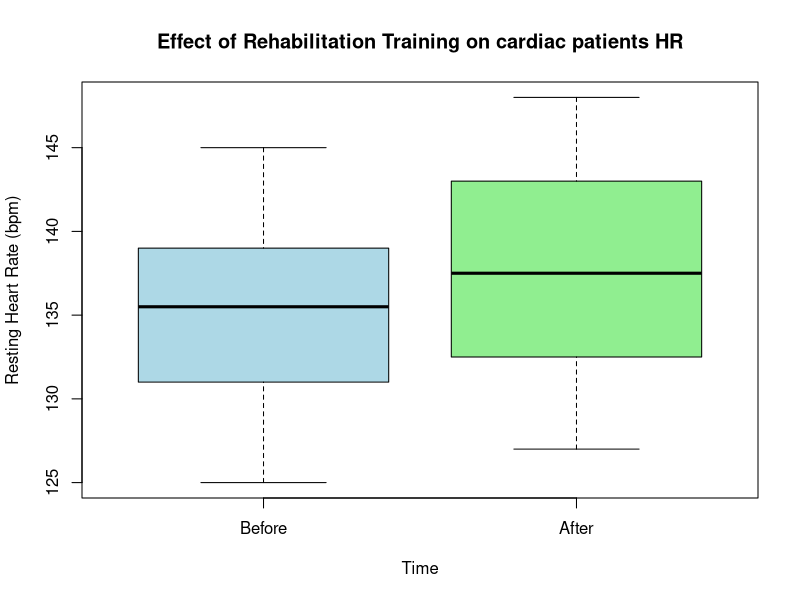
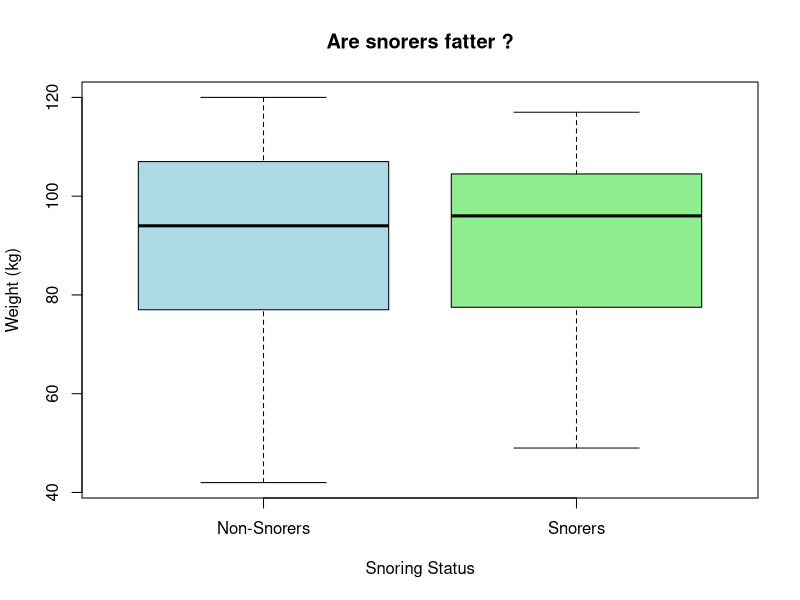
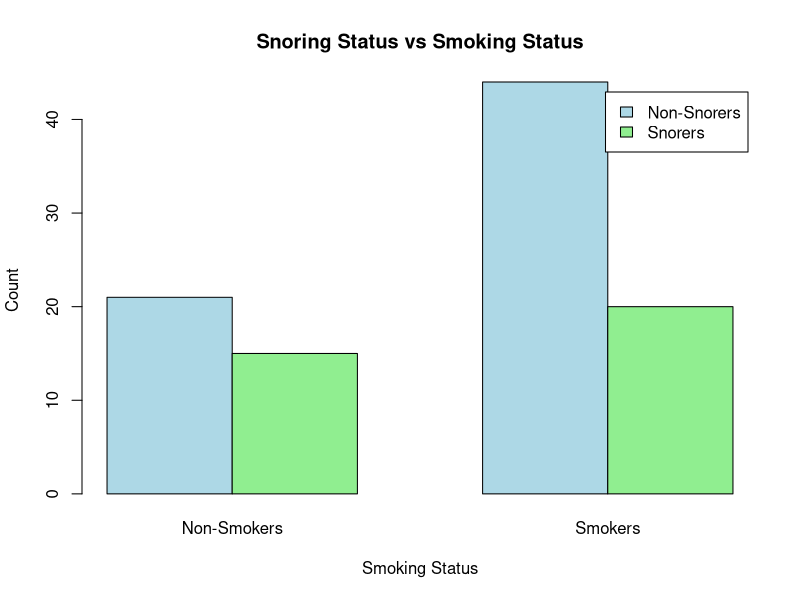
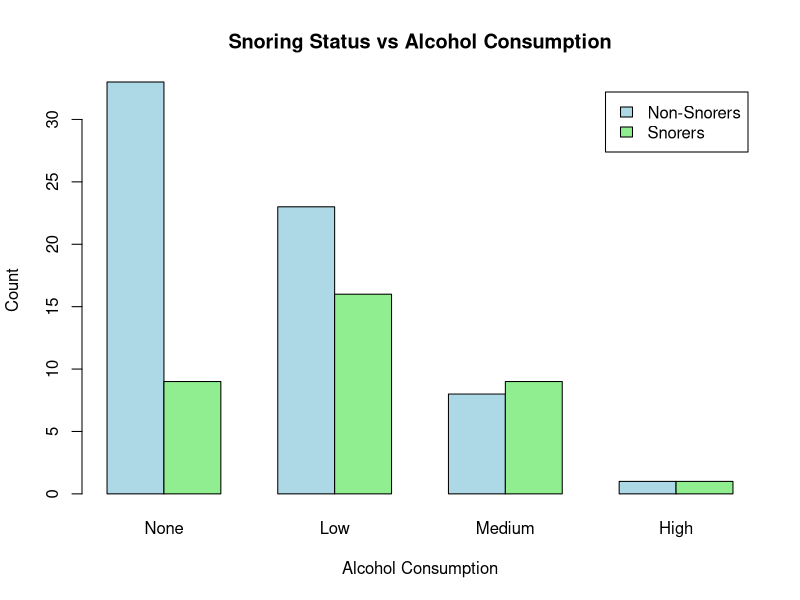
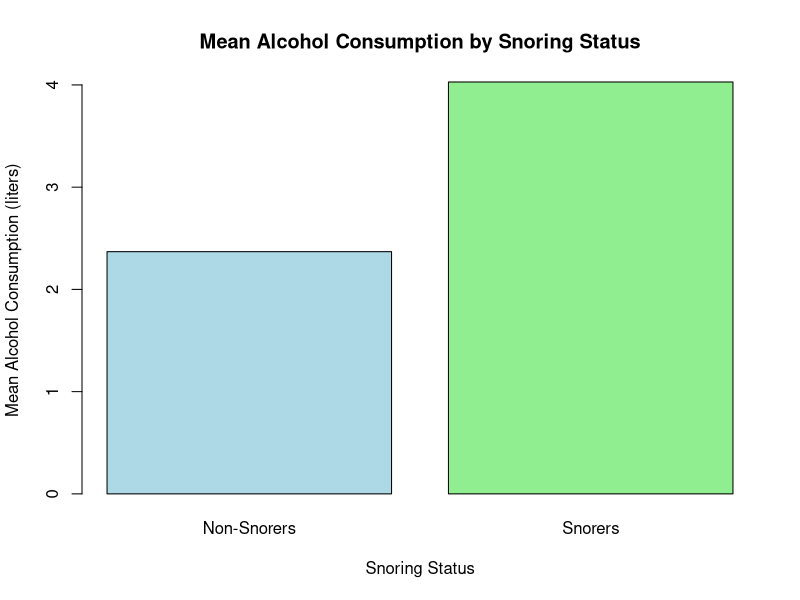
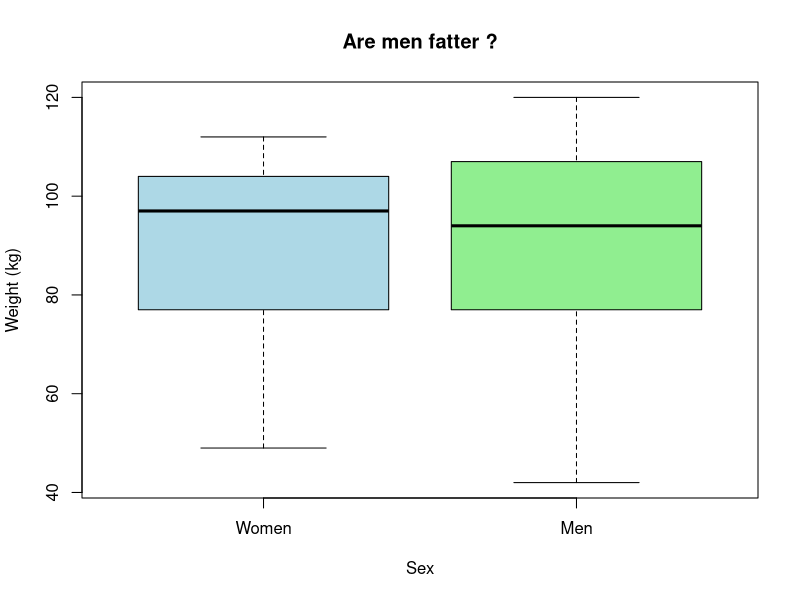
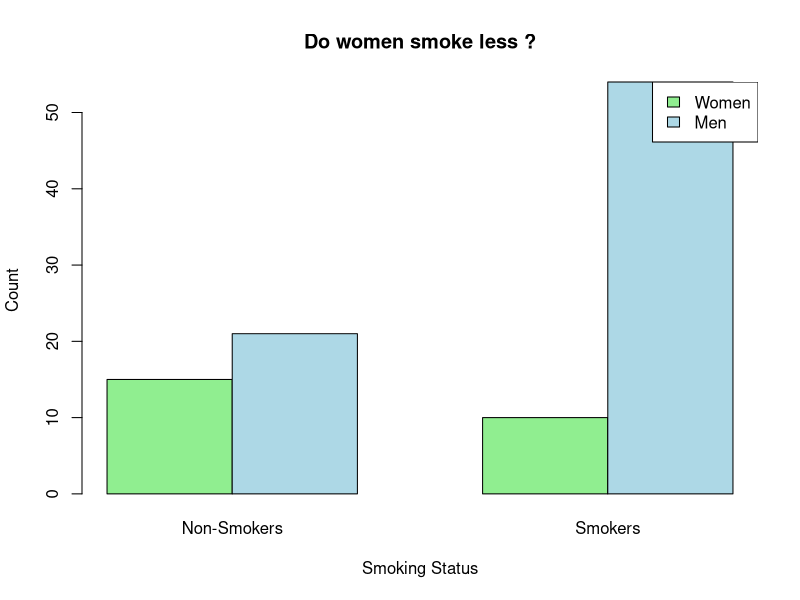
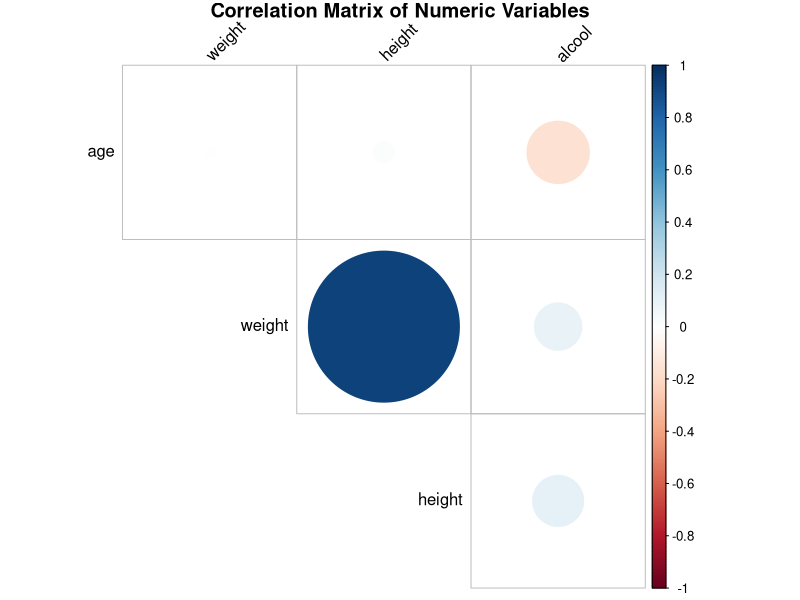

Reproduce these figures in R, in order.
## ---- chunk 1
prepost <- read.csv("data/test_data/PrePost.csv",header=TRUE)
head(prepost)
summary(prepost)
## ---- chunk 2
# We separate the two groups
rest.Pre  <- prepost$perf[prepost$time == "Before"]
rest.Post <- prepost$perf[prepost$time == "After"]

# Shapiro-Wilk normality test
shapiro.test(rest.Pre)
shapiro.test(rest.Post)
## ---- chunk 3
# Paired t-test
t_test_result <- t.test(rest.Pre, rest.Post, paired = TRUE)
t_test_result
## ---- chunk 4
# Boxplot to visualize the effect of the treatment
prepost$time <- factor(prepost$time, levels = c("Before", "After"))
boxplot(perf ~ time, data = prepost, 
        main = "Effect of Rehabilitation Training on cardiac patients HR",
        xlab = "Time", ylab = "Resting Heart Rate (bpm)",
        col = c("lightblue", "lightgreen"))
## ---- chunk 5
snore <- read.table("data/test_data/snore.txt", header=TRUE)
head(snore)
summary(snore)
## ---- chunk 6
# We separate the two groups
snore_weight  <- snore$weight[snore$snore == "O"]
non_snore_weight <- snore$weight[snore$snore == "N"]

# Shapiro-Wilk normality test
shapiro.test(snore_weight)
shapiro.test(non_snore_weight)
## ---- chunk 7
# Wilcoxon test
wilcox_test<- wilcox.test(snore_weight, non_snore_weight)
wilcox_test
## ---- chunk 8
# Boxplot to visualize the weight of snorers and non-snorers
boxplot(weight ~ snore, data = snore, 
        main = "Are snorers fatter ?",
        xlab = "Snoring Status", ylab = "Weight (kg)",
        col = c("lightblue", "lightgreen"),
        names = c("Non-Snorers", "Snorers"))
## ---- chunk 9
#  Contingency table Snore (Yes/No) × Tabac (Yes/No)
table_snore_tabac <- table(snore$snore, snore$tabac)
rownames(table_snore_tabac) <- c("Non-Snorers", "Snorers")
colnames(table_snore_tabac) <- c("Non-Smokers", "Smokers")
print(table_snore_tabac)

# Contingency table Snore (Yes/No) × Alcool (Low/Medium/High) 
snore$alcool_cat <- cut(snore$alcool,
                        breaks = c(-1,0, 5, 10, Inf),
                        labels = c("None","Low", "Medium", "High"))

table_snore_alcool <- table(snore$snore, snore$alcool_cat)
rownames(table_snore_alcool) <- c("Non-Snorers", "Snorers")
colnames(table_snore_alcool) <- c("None","Low", "Medium", "High")
print(table_snore_alcool)
## ---- chunk 10
# Chi-squared test for Snore × Tabac
chi2_tabac <- chisq.test(table_snore_tabac)
chi2_tabac
chi2_tabac$expected
## ---- chunk 11
# test the normality of the distribution of alcohol consumption in snorers and non-snorers
shapiro.test(snore$alcool[snore$snore == "O"])
shapiro.test(snore$alcool[snore$snore == "N"])
## ---- chunk 12
# Wilcoxon test for Snore × Alcool
wilcox_alcool <- wilcox.test(alcool ~ snore, data = snore)
wilcox_alcool
## ---- chunk 13
# Mean alcohol consumption for Snorers and Non-Snorers
mean_alcool_snorers <- mean(snore$alcool[snore$snore == "O"])
mean_alcool_non_snorers <- mean(snore$alcool[snore$snore == "N"])
mean_alcool_snorers
mean_alcool_non_snorers
## ---- chunk 14
# Barplot for Snore × Tabac
barplot(table_snore_tabac, beside = TRUE,
        main = "Snoring Status vs Smoking Status",
        xlab = "Smoking Status", ylab = "Count",
        col = c("lightblue", "lightgreen"),
        legend = rownames(table_snore_tabac))
# Barplot for Snore × Alcool
barplot(table_snore_alcool, beside = TRUE,
        main = "Snoring Status vs Alcohol Consumption",
        xlab = "Alcohol Consumption", ylab = "Count",
        col = c("lightblue", "lightgreen"),
        legend = rownames(table_snore_alcool))
#Barplot for Snore X Alcool mean
barplot(c(mean_alcool_non_snorers, mean_alcool_snorers),
        names.arg = c("Non-Snorers", "Snorers"),
        main = "Mean Alcohol Consumption by Snoring Status",
        xlab = "Snoring Status", ylab = "Mean Alcohol Consumption (liters)",
        col = c("lightblue", "lightgreen"))
## ---- chunk 15
# We separate the two groups
men_weight <- snore$weight[snore$sex =="H"]
women_weight <- snore$weight[snore$sex =="F"]

# Shapiro-Wilk normality test
shapiro.test(men_weight)
shapiro.test(women_weight)
## ---- chunk 16
wilcox_test<- wilcox.test(men_weight, women_weight)
wilcox_test
## ---- chunk 17
# Boxplot to visualize the weight according to sex 
boxplot(weight ~ sex, data = snore, 
        main = "Are men fatter ?",
        xlab = "Sex", ylab = "Weight (kg)",
        col = c("lightblue", "lightgreen"),
        names = c("Women", "Men"))

## ---- chunk 18
#  Contingency table sex (H/F) × Tabac (Yes/No)
table_sex_tabac <- table(snore$sex, snore$tabac)
rownames(table_sex_tabac) <- c("Women", "Men")
colnames(table_sex_tabac) <- c("Non-Smokers", "Smokers")
print(table_sex_tabac)
## ---- chunk 19
chi2_sex_tabac <- chisq.test(table_sex_tabac)
chi2_sex_tabac
chi2_sex_tabac$expected

## ---- chunk 20
# Test z for proportion
prop.test(table_sex_tabac)
result <- prop.test(table_sex_tabac)
## ---- chunk 21
# Barplot for Sex × Tabac
barplot(table_sex_tabac, beside = TRUE,
        main = "Do women smoke less ?",
        xlab = "Smoking Status", ylab = "Count",
        col = c("lightgreen", "lightblue"), 
        names.arg = colnames(table_sex_tabac))

# Add legend
legend("topright", legend = rownames(table_sex_tabac),
       fill = c("lightgreen", "lightblue"))
## ---- chunk 22
# Select only numeric variables for correlation analysis
numeric_vars <- snore[, sapply(snore, is.numeric)]
# Calculate the correlation matrix
cor_matrix <- cor(numeric_vars, use = "complete.obs")
cor_matrix
# Load necessary library for visualization
library(corrplot)
# Visualize the correlation matrix
corrplot(cor_matrix, method = "circle", type = "upper",diag = FALSE,
         tl.col = "black", tl.srt = 45,
         title = "Correlation Matrix of Numeric Variables",
         mar = c(0,0,1,0))
## ---- chunk 23
# Table contingency
tab_snore_sex <- table(snore$snore, snore$sex)
print("Contingency Table: Snoring × Sex")
print(tab_snore_sex)

# Test Chi²
chi_snore_sex <- chisq.test(tab_snore_sex)
p_value_snore_sex <- chi_snore_sex$p.value
print(paste("Chi² p-value =", round(p_value_snore_sex, 4)))

